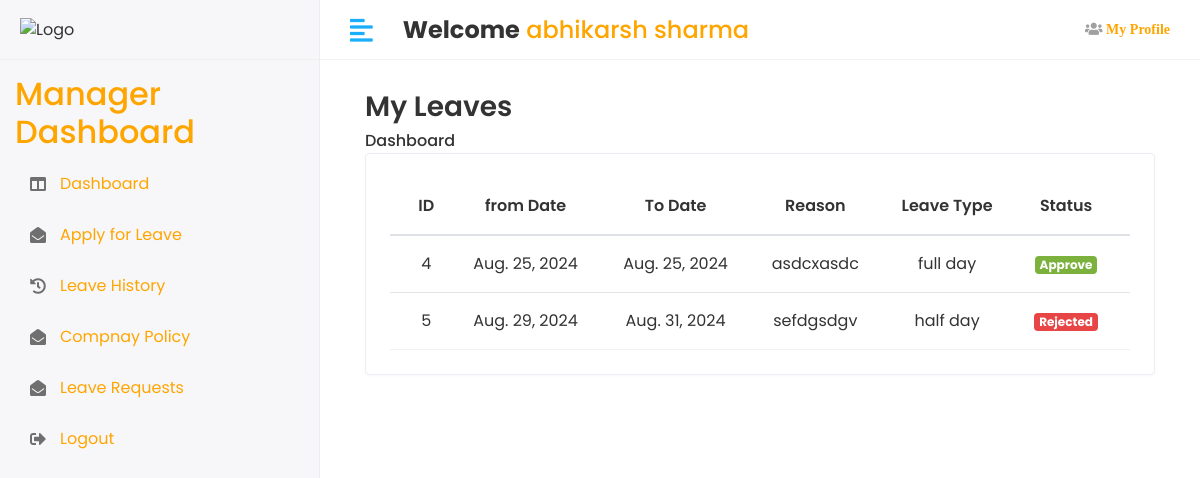
Page /Manager/Leave_history (signed in) on the earlier database version.
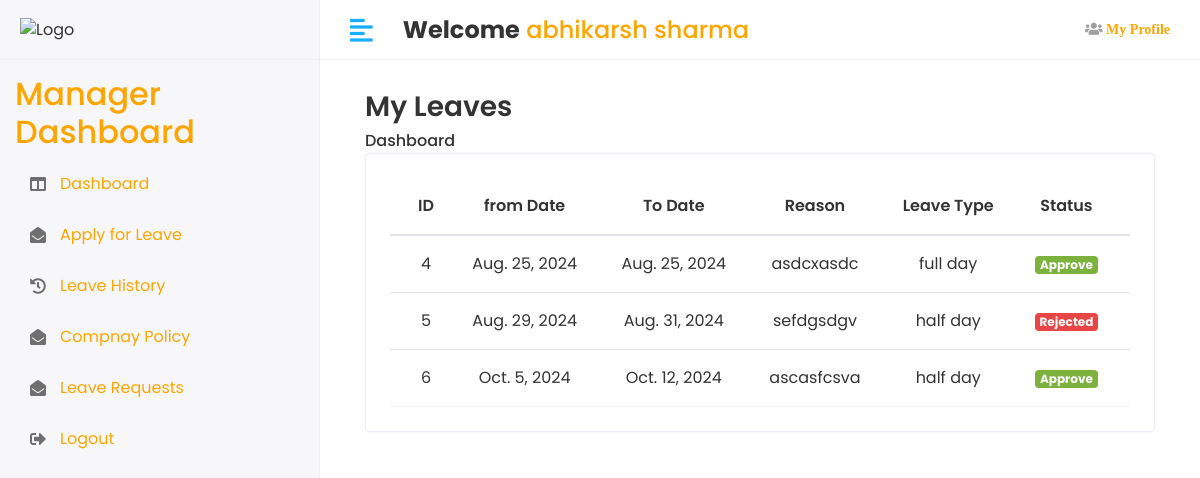
Same page on the later database version.
### student_management_app/models.py (models this page shows, shortened)
class CustomUser(AbstractUser):
    user_type_data=((1,'Admin'),(2,'Staff'),(3,'Employee'))
    user_type=models.CharField(default=1,choices=user_type_data,max_length=10)

class StaffLeave(models.Model):
    FULL_DAY = 'full day'
    HALF_DAY = 'half day'
    LEAVE_TYPE_CHOICES = [
        (FULL_DAY, 'Full Day'),
        (HALF_DAY, 'Half Day'),
    ]
    staff_id=models.ForeignKey(Staff,on_delete=models.CASCADE)
    from_date=models.DateField()
    to_date=models.DateField()
    messages=models.TextField()
    leave_type = models.CharField(max_length=20, choices=LEAVE_TYPE_CHOICES, default=FULL_DAY)
    status=models.IntegerField(default=0)
    created_at=models.DateTimeField( auto_now_add=True)
    updated_at=models.DateTimeField(auto_now_add=True)
    objects=models.Manager()

### student_management_system/staffs_views.py (the view)
# urls.py: path('Manager/Leave_history',staffs_views.STAFF_LEAVE_HISTORY,name="staff_leave_history"),
@login_required(login_url='/')
def STAFF_LEAVE_HISTORY(request):
    staff=Staff.objects.filter(admin=request.user.id)
    for i in staff:
        staff_id=i.id
        staff_leave_history=StaffLeave.objects.filter(staff_id=staff_id)
    context={
            'staff_leave_history':staff_leave_history
        }
    return render(request,"Staffs/leave_history.html",context)

### templates/Staffs/leave_history.html (shortened to what this page needs)
{% extends "base.html" %}
{% block content %}
    <div class="content container-fluid">
       <div class="page-header">
          <div class="row align-items-center">
             <div class="col">
                <h3 class="page-title">My Leaves</h3>
                <ul class="breadcrumb">
                   <li class="breadcrumb-item"><a href="{% url 'manager_home' %}">Dashboard</a></li>
                </ul>
             </div>
    </div>
<div class="row">
    <div class="col-sm-12">
       <div class="card card-table">
          <div class="card-body">
             <div class="table-responsive">
                <table class="table table-hover table-center mb-0 datatable">
                   <thead>
                      <tr>
                        <th style="text-align: center;">ID</th>
                        <th style="text-align: center;">from Date</th>
                        <th style="text-align: center;">To Date</th>
                        <th style="text-align: center;">Reason</th>
                        <th style="text-align: center;">Leave Type</th>
                        <th style="text-align: center;" >Status</th>
                    </tr>
                   </thead>
                   <tbody>
                    {% for i in staff_leave_history %}
                        <tr>
                            <td style="text-align: center;">{{i.id }}</td>
                            <td style="text-align: center;">{{ i.from_date }}</td>
                            <td style="text-align: center;">{{i.to_date }}</td>
                            <td style="text-align: center;">{{ i.messages }}</td>
                            <td style="text-align: center;">{{ i.leave_type }}</td>
                            <td  style="text-align: center;">
                              <div class="actions">
                                {% if i.status == 0 %}
                                <span class="badge badge-info">Pending</span>
                                {% elif i.status == 1 %}
                                <span class="badge badge-success">Approve</span>
                                {% else %}
                                <span class="badge badge-danger">Rejected</span>
                                {% endif %}
                              </div>
                        </tr>
                      {% endfor %}
                   </tbody>
                </table>
             </div>
          </div>
       </div>
    </div>
 </div>
</div>
{% endblock content %}

### templates/base.html (shortened to what this page needs)
<!DOCTYPE html>
<html lang="en">
   {% load static %}
   <head>
      <link rel="stylesheet" href="{% static 'assets/plugins/bootstrap/css/bootstrap.min.css' %}">
      <link rel="stylesheet" href="{% static 'assets/plugins/fontawesome/css/fontawesome.min.css' %}">
      <link rel="stylesheet" href="{% static 'assets/plugins/fontawesome/css/all.min.css' %}">
      <link rel="stylesheet" href="{% static 'assets/css/style.css'%}">
   </head>
   <body>
    <div class="main-wrapper">
       {% include "includes/header.html" %}
            {% include "includes/sidebar.html" %}
        <div class="page-wrapper">
            <div class="content container-fluid">
               {% block content %}
               {% endblock content %}

### templates/includes/header.html
{% load static %}
<div class="header">
    <div class="header-left">
       <img src=" {% static 'assets/img/spirallogo.jpg '%}" alt="Logo">
    </div>
    <a href="javascript:void(0);" id="toggle_btn">
    <i class="fas fa-align-left"></i>
    </a>
    <div class="top-nav-search mt-3"><h4><strong >Welcome</strong>
            <span style="color:orange;"> {{user.first_name}} {{user.last_name}}</span></h4>
     </div>
    <ul class="nav user-menu">
       <li class="nav-item dropdown noti-dropdown">
          <li>
            <a class="fas fa-users" href="{% url 'profile' %}"><span style="color:orange;"> My Profile</span></a> </li>
         </li>
    </ul>
 </div>

### templates/includes/sidebar.html (shortened to what this page needs)
{% load static %}
<div class="sidebar" id="sidebar">
    <div class="sidebar-inner slimscroll">
       <div id="sidebar-menu" class="sidebar-menu">
         {% if user.user_type == '1' %}
          <ul>
            <li class="submenu">
                <a href="{% url "home" %}"><i class="fas fa-columns"></i> <span style="color:orange;">Dashboard</span> <span class="menu"></span></a>
             </li>
             <li class="submenu">
                <a href="{% url "view_employee" %}"><i class="fas fa-users"></i> <span style="color:orange;">Employee</span> <span class="menu"></span></a>
                <ul>
                   <li><a href="{% url "add_employee" %}">Add Employee</a></li>
                   <li><a href="{% url "view_employee" %}">View Employee</a></li>
                </ul>
             </li>
             <li class="submenu">
                <a href="{% url "view_manager" %}"><i class="fas fa-chalkboard-teacher"></i> <span style="color:orange;"> Manager</span> <span class="menu"></span></a>
                <ul>
                   <li><a href="{% url "add_manager" %}">Add Manager </a></li>
                   <li><a href="{% url "view_manager" %}">View Manager </a></li>
                </ul>
             </li>
             <li class="submenu">
                <a href="{% url "view_department" %}"><i class="fas fa-building"></i> <span style="color:orange;"> Departments</span> <span class="menu"></span></a>
                <ul>
                   <li><a href="{% url "add_department" %}">Add Department</a></li>
                   <li><a href="{% url "view_department" %}">View Department</a></li>
                </ul>
               </li>
             <!--<li>
               <a href="#"><i class="fas fa-bell"></i> <span style="color:orange;">Send Manager Notifications</span></a>
            </li>
            <li>
               <a href="#"><i class="fas fa-bell"></i> <span style="color:orange;">Send Employee Notifications</span></a>
            </li>
             <li>
                <a href="#"><i class="fas fa-comments"></i> <span style="color:orange;">Manager Feedback</span></a>
             </li>
             <li>
                <a href="#"><i class="fas fa-comments"></i> <span style="color:orange;">Employee Feedback </span></a>
             </li>
             -->
             <li>
                <a href="{% url "all_leave_view" %}"><i class="fas fa-envelope"></i></i> <span style="color:orange;"> All Leave</span></a>
             </li>
             <li>
               <a href="{% url "policy" %}"><i class="fa fa-user-secret"></i> <span style="color:orange;">Company Policy</a>
            </li>
             <li>
               <a href="{% url 'logout' %}"><i class="fas fa-sign-out-alt"></i> <span style="color:orange;">Logout</span></a>
            </li>
         </ul>
            {% elif user.user_type == '2' %}
                  <h2 style="color:orange;">Manager Dashboard </h2>
                  <ul>
                  <li class="submenu">
                     <a href="{% url "manager_home" %}"><i class="fas fa-columns"></i> <span style="color:orange;">Dashboard</span> </a>
                  </li>
                  <li>
                     <a href="{% url "staff_apply_leave" %}"><i class="fas fa-envelope-open"></i> <span style="color:orange;">Apply for Leave </a>
                  </li>
                  <li>
                     <a href="{% url "staff_leave_history" %}"><i class="fas fa-history"></i> <span style="color:orange;">Leave History </a>
                  </li>
                  <li>
                     <a href="{% url "st_policy" %}"><i class="fas fa-envelope-open"></i> <span style="color:orange;">Compnay Policy </a>
                  </li>
                  <li>
                     <a href="{% url "employee_leave_view" %}"><i class="fas fa-envelope-open"></i> <span style="color:orange;">Leave Requests</a>
                  </li>
                  <li>
                     <a href="{% url 'logout' %}"><i class="fas fa-sign-out-alt"></i> <span style="color:orange;">Logout</span></a>
                  </li>
                  </ul>
            {% endif %}
        </div>
    </div>
 </div>

### templates/includes/footer.html (shortened to what this page needs)
<!--{% load static %}

### static/assets/css/style.css (style rules this page uses)
html { height: 100%; }
body { background-color: #fff; color: #333; font-family: 'Poppins', sans-serif; font-size: 1rem; height: 100%; line-height: 1.5; overflow-x: hidden; }
h1, h2, h3, h4, h5, h6 { font-family: 'Poppins', sans-serif; margin-top: 0; }
a { color: #009ce7; }
input, button, a { transition: all 0.4s ease; -moz-transition: all 0.4s ease; -o-transition: all 0.4s ease; -ms-transition: all 0.4s ease; -webkit-transition: all 0.4s ease; }
ul, ol { padding: 0px; list-style: none; }
.table { color: #333; max-width: 100%; margin-bottom: 0; width: 100%; }
.table thead tr th { font-weight: 600; }
.table tbody tr { border-bottom: 1px solid rgba(0, 0, 0, 0.05); }
.table.table-center td, .table.table-center th { vertical-align: middle; }
.card-table .card-body .table > thead > tr > th { border-top: 0; }
.card-table .card-body .table tr td:first-child, .card-table .card-body .table tr th:first-child { padding-left: 1.5rem; }
.card-table .card-body .table tr td:last-child, .card-table .card-body .table tr th:last-child { padding-right: 1.5rem; }
.card-table .table td, .card-table .table th { border-top: 1px solid #e2e5e8; padding: 1rem 0.75rem; white-space: nowrap; }
.bg-success, .badge-success { background-color: #7bb13c !important; }
.bg-danger, .badge-danger { background-color: #e84646 !important; }
.card { border: 1px solid #ececf5; box-shadow: 0 1px 3px 0 rgba(0, 0, 0, 0.03); margin-bottom: 1.875rem; }
.card-body { padding: 1.5rem; }
.header { background-color: #fff; border-bottom: 1px solid #f3f3f4; left: 0; position: fixed; right: 0; top: 0; z-index: 1001; height: 60px; }
.header .header-left { float: left; height: 60px; padding: 0 20px; position: relative; width: 320px; z-index: 1; transition: all 0.2s ease-in-out; background-color: #f7f7fa; border-bottom: 1px solid #efefef; border-right: 1px solid #ececf5; display: flex; align-items: center; }
.user-menu { float: right; margin: 0; position: relative; z-index: 99; padding-right: 15px; }
.user-menu.nav > li > a { color: #a0a0a0; font-size: 14px; line-height: 58px; padding: 0 15px; height: 60px; }
.top-nav-search { float: left; margin-left: 15px; }
.sidebar { background-color: #f7f7fa; border-right: 1px solid #ececf5; bottom: 0; left: 0; margin-top: 0; position: fixed; top: 60px; transition: all 0.2s ease-in-out 0s; width: 320px; z-index: 1001; }
.sidebar-inner { height: 100%; min-height: 100%; transition: all 0.2s ease-in-out 0s; }
.sidebar-menu { padding: 15px; }
.sidebar-menu ul { font-size: 15px; list-style-type: none; margin: 0; padding: 0; position: relative; }
.sidebar-menu li a { color: #6f6f6f; display: block; font-size: 16px; height: auto; padding: 0 20px; }
.sidebar .sidebar-menu > ul > li > a span { transition: all 0.2s ease-in-out 0s; display: inline-block; margin-left: 10px; white-space: nowrap; }
.sidebar-menu > ul > li { margin-bottom: 3px; position: relative; }
.sidebar-menu > ul > li:last-child { margin-bottom: 0; }
.sidebar-menu > ul > li > a { align-items: center; display: flex; justify-content: flex-start; padding: 12px 15px; position: relative; transition: all 0.2s ease-in-out 0s; }
.sidebar-menu ul li a i { display: inline-block; font-size: 16px; line-height: 24px; text-align: left; vertical-align: middle; width: 20px; transition: all 0.2s ease-in-out 0s; }
.main-wrapper { width: 100%; height: 100vh; min-height: 100vh; }
.page-wrapper { margin-left: 320px; padding-top: 60px; position: relative; transition: all 0.4s ease; }
.page-wrapper > .content { padding: 1.875rem 1.875rem 0; }
.page-header { margin-bottom: 1.875rem; }
.page-header .breadcrumb { background-color: transparent; color: #6c757d; font-size: 1rem; font-weight: 500; margin-bottom: 0; padding: 0; }
.page-header .breadcrumb a { color: #333; }
.page-title { font-size: 28px; font-weight: 600; color: #333; margin-bottom: 5px; }
@media (min-width: 992px) { #toggle_btn { align-items: center; color: #18aefa; display: inline-flex; float: left; font-size: 26px; height: 60px; justify-content: center; margin-left: 15px; padding: 0 15px; } }

Differences in the rows shown:
added StaffLeave: id "6", from_date "Oct. 5, 2024", to_date "Oct. 12, 2024", messages "ascasfcsva", leave_type "half day", status "Approve"
